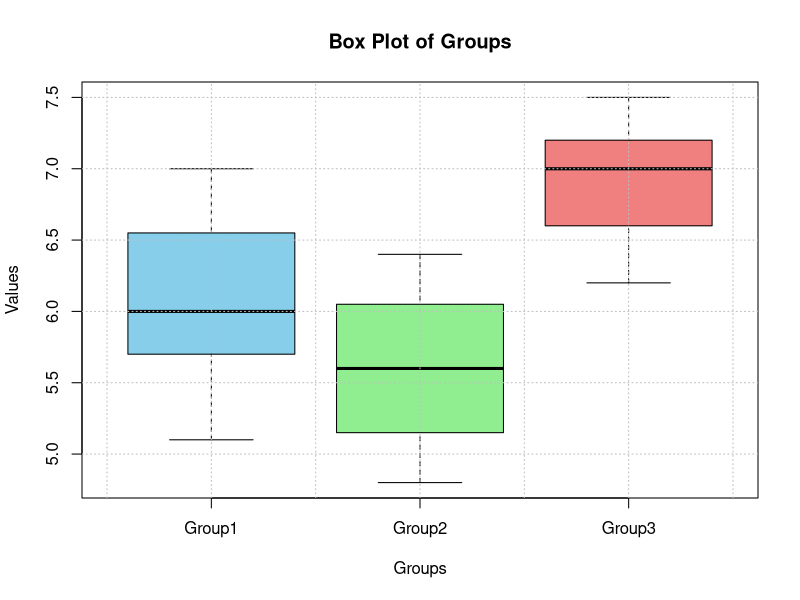

Reproduce this figure in R.
# Filename: _043_boxplot.R
# Title: Boxplot in R
# Author: Raghava | GitHub: @raghavtwenty
# Date Created: June 15, 2024 | Last Updated: June 15, 2024
# Language: R | Version: 4.4.0

# Create data vectors
group1 <- c(5.1, 5.5, 5.9, 6.0, 6.3, 6.8, 7.0)
group2 <- c(4.8, 5.0, 5.3, 5.6, 6.0, 6.1, 6.4)
group3 <- c(6.2, 6.4, 6.8, 7.0, 7.1, 7.3, 7.5)

# Combine data into a data frame
data <- data.frame(
    Group = factor(rep(c("Group1", "Group2", "Group3"),
    each = 7)),
    Values = c(group1, group2, group3)
)

# Basic box plot
boxplot(Values ~ Group,
    data = data,
    main = "Box Plot of Groups",
    xlab = "Groups",
    ylab = "Values",
    col = c("skyblue", "lightgreen", "lightcoral"),
    border = "black")

# boxplot creates the box plot
# Values ~ Group specifies the formula for the plot

# Adding grid lines
grid(nx = NULL, ny = NULL, col = "gray", lty = "dotted")

# nx and ny specify the number of grid lines in x and y direction (NULL means auto-determined)
# col sets the color of the grid lines
# lty sets the line type (dotted, dashed, etc.)
